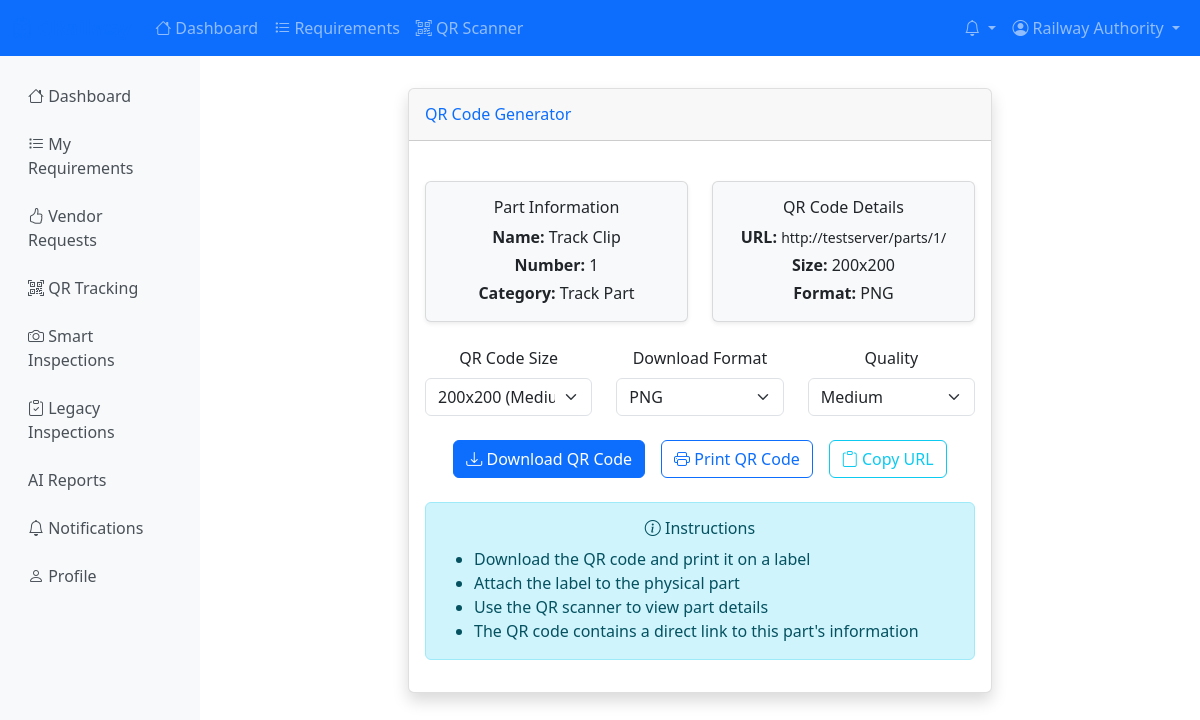
/parts/1/qr/ (signed in), run on the app's committed database.
### accounts/models.py (models this page shows, shortened)
class User(AbstractUser):
    USER_TYPE_CHOICES = [
        ('RAILWAY_AUTHORITY', 'Railway Authority'),
        ('VENDOR', 'Vendor'),
        ('RAILWAY_WORKER', 'Railway Worker'),
        ('SOFTWARE_STAFF', 'Software Staff/Moderator'),
    ]
    user_type = models.CharField(
        max_length=20,
        choices=USER_TYPE_CHOICES,
        default='VENDOR',
        help_text="Type of user in the system"
    )
    employee_id = models.CharField(
        max_length=20,
        unique=True,
        null=True,
        blank=True,
        validators=[RegexValidator(
            regex=r'^[A-Z0-9]+$',
            message='Employee ID must contain only uppercase letters and numbers'
        )],
        help_text="Unique employee identification number"
    )
    phone_number = models.CharField(
        max_length=15,
        validators=[RegexValidator(
            regex=r'^\+?1?\d{9,15}$',
            message='Phone number must be entered in the format: "+999999999". Up to 15 digits allowed.'
        )],
        help_text="Contact phone number"
    )
    department = models.CharField(
        max_length=100,
        blank=True,
        help_text="Department or division within the organization"
    )
    designation = models.CharField(
        max_length=100,
        blank=True,
        help_text="Job title or designation"
    )
    is_verified = models.BooleanField(
        default=False,
        help_text="Whether the user account has been verified"
    )
    created_at = models.DateTimeField(auto_now_add=True)
    updated_at = models.DateTimeField(auto_now=True)
    class Meta:
        db_table = 'users'
        verbose_name = 'User'
        verbose_name_plural = 'Users'
    def get_full_name(self):
        full_name = f"{self.first_name} {self.last_name}"
        return full_name.strip() or self.username
    def is_railway_authority(self):
        return self.user_type == 'RAILWAY_AUTHORITY'
    def is_vendor(self):
        return self.user_type == 'VENDOR'

### parts/models.py (models this page shows, shortened)
class Part(models.Model):
    STATUS_CHOICES = [
        ('ACTIVE', 'Active'),
        ('INACTIVE', 'Inactive'),
        ('DISCONTINUED', 'Discontinued'),
        ('UNDER_REVIEW', 'Under Review'),
    ]
    part_number = models.CharField(max_length=50, unique=True)
    name = models.CharField(max_length=200)
    description = models.TextField()
    category = models.ForeignKey(
        PartCategory,
        on_delete=models.PROTECT,
        related_name='parts'
    )
    manufacturer = models.CharField(max_length=200)
    model_number = models.CharField(max_length=100, blank=True)
    serial_number = models.CharField(max_length=100, blank=True)
    material = models.CharField(max_length=100, blank=True)
    weight = models.DecimalField(
        max_digits=10,
        decimal_places=3,
        null=True,
        blank=True,
        help_text="Weight in kilograms"
    )
    dimensions = models.CharField(max_length=200, blank=True)
    status = models.CharField(
        max_length=20,
        choices=STATUS_CHOICES,
        default='ACTIVE'
    )
    installation_date = models.DateField(null=True, blank=True)
    expected_lifespan = models.IntegerField(
        null=True,
        blank=True,
        help_text="Expected lifespan in months"
    )
    last_inspection_date = models.DateField(null=True, blank=True)
    next_inspection_date = models.DateField(null=True, blank=True)
    current_location = models.CharField(max_length=200, blank=True)
    railway_zone = models.CharField(max_length=100, blank=True)
    railway_division = models.CharField(max_length=100, blank=True)
    track_section = models.CharField(max_length=100, blank=True)
    kilometer_marker = models.CharField(max_length=50, blank=True)
    qr_code = models.ImageField(
        upload_to='qr_codes/',
        null=True,
        blank=True
    )
    qr_code_data = models.CharField(max_length=500, unique=True)
    unit_cost = models.DecimalField(
        max_digits=12,
        decimal_places=2,
        null=True,
        blank=True
    )
    currency = models.CharField(max_length=3, default='INR')
    created_by = models.ForeignKey(
        User,
        on_delete=models.PROTECT,
        related_name='created_parts'
    )
    created_at = models.DateTimeField(auto_now_add=True)
    updated_at = models.DateTimeField(auto_now=True)
    updated_by = models.ForeignKey(
        User,
        on_delete=models.PROTECT,
        related_name='updated_parts',
        null=True,
        blank=True
    )
    class Meta:
        db_table = 'parts'
        verbose_name = 'Part'
        verbose_name_plural = 'Parts'
        ordering = ['-created_at']
        indexes = [
            models.Index(fields=['part_number']),
            models.Index(fields=['qr_code_data']),
            models.Index(fields=['status']),
            models.Index(fields=['category']),
        ]

class PartCategory(models.Model):
    name = models.CharField(max_length=100, unique=True)
    description = models.TextField(blank=True)
    parent_category = models.ForeignKey(
        'self',
        on_delete=models.CASCADE,
        null=True,
        blank=True,
        related_name='subcategories'
    )
    is_active = models.BooleanField(default=True)
    created_at = models.DateTimeField(auto_now_add=True)
    updated_at = models.DateTimeField(auto_now=True)
    class Meta:
        db_table = 'part_categories'
        verbose_name = 'Part Category'
        verbose_name_plural = 'Part Categories'
        ordering = ['name']

### parts/views.py (the view)
# urls.py: path('<int:part_id>/qr/', views.part_qr_view, name='part_qr'),
@login_required
def part_qr_view(request, part_id):
    part = get_object_or_404(Part, id=part_id)
    if not part.qr_code:
        part.generate_qr_code()
    context = {
        'part': part,
    }
    return render(request, 'parts/part_qr.html', context)

### templates/parts/part_qr.html (shortened to what this page needs)
{% extends 'base.html' %}
{% load static %}
{% block content %}
<div class="row justify-content-center">
    <div class="col-md-8">
        <div class="card shadow">
            <div class="card-header py-3">
                <h6 class="m-0 font-weight-bold text-primary">QR Code Generator</h6>
            </div>
            <div class="card-body text-center">
                <div class="row mb-4">
                    <div class="col-md-6">
                        <div class="card bg-light">
                            <div class="card-body">
                                <h6 class="card-title">Part Information</h6>
                                <p class="mb-1"><strong>Name:</strong> {{ part.name }}</p>
                                <p class="mb-1"><strong>Number:</strong> {{ part.part_number }}</p>
                                <p class="mb-0"><strong>Category:</strong> {{ part.category.name }}</p>
                            </div>
                        </div>
                    </div>
                    <div class="col-md-6">
                        <div class="card bg-light">
                            <div class="card-body">
                                <h6 class="card-title">QR Code Details</h6>
                                <p class="mb-1"><strong>URL:</strong> <small id="qr-url"></small></p>
                                <p class="mb-1"><strong>Size:</strong> <span id="qr-size">200x200</span></p>
                                <p class="mb-0"><strong>Format:</strong> PNG</p>
                            </div>
                        </div>
                    </div>
                </div>
                <div class="row mb-4">
                    <div class="col-md-4">
                        <label for="qr-size-select" class="form-label">QR Code Size</label>
                        <select class="form-select" id="qr-size-select">
                            <option value="200" selected>200x200 (Medium)</option>
                        </select>
                    </div>
                    <div class="col-md-4">
                        <label for="qr-format" class="form-label">Download Format</label>
                        <select class="form-select" id="qr-format">
                            <option value="png">PNG</option>
                        </select>
                    </div>
                    <div class="col-md-4">
                        <label for="qr-quality" class="form-label">Quality</label>
                        <select class="form-select" id="qr-quality">
                            <option value="M" selected>Medium</option>
                        </select>
                    </div>
                </div>
                <div class="d-flex justify-content-center gap-3">
                    <button type="button" class="btn btn-primary" id="download-qr">
                        <i class="bi bi-download"></i> Download QR Code
                    </button>
                    <button type="button" class="btn btn-outline-primary" id="print-qr">
                        <i class="bi bi-printer"></i> Print QR Code
                    </button>
                    <button type="button" class="btn btn-outline-info" id="copy-url">
                        <i class="bi bi-clipboard"></i> Copy URL
                    </button>
                </div>
                <div class="mt-4">
                    <div class="alert alert-info">
                        <h6><i class="bi bi-info-circle"></i> Instructions</h6>
                        <ul class="mb-0 text-start">
                            <li>Download the QR code and print it on a label</li>
                            <li>Attach the label to the physical part</li>
                            <li>Use the QR scanner to view part details</li>
                            <li>The QR code contains a direct link to this part's information</li>
                        </ul>
                    </div>
                </div>
            </div>
        </div>
    </div>
</div>
{% endblock %}

### templates/base.html (shortened to what this page needs)
<!DOCTYPE html>
<html lang="en">
<head>
    <link href="https://cdn.jsdelivr.net/npm/bootstrap@5.3.0/dist/css/bootstrap.min.css" rel="stylesheet">
    <link href="https://cdn.jsdelivr.net/npm/bootstrap-icons@1.10.0/font/bootstrap-icons.css" rel="stylesheet">
</head>
<body>
    <nav class="navbar navbar-expand-lg navbar-dark bg-primary">
        <div class="container-fluid">
            <a class="navbar-brand" href="{% url 'dashboard:dashboard' %}">
                <i class="bi bi-train-front"></i> QRailway
            </a>
            <div class="collapse navbar-collapse" id="navbarNav">
                <ul class="navbar-nav me-auto">
                    {% if user.is_authenticated %}
                        <li class="nav-item">
                            <a class="nav-link" href="{% url 'dashboard:dashboard' %}">
                                <i class="bi bi-house"></i> Dashboard
                            </a>
                        </li>
                        <li class="nav-item">
                            <a class="nav-link" href="{% url 'railway:requirement_list' %}">
                                <i class="bi bi-list-task"></i> Requirements
                            </a>
                        </li>
                        <li class="nav-item">
                            <a class="nav-link" href="{% url 'inspections:qr_code_scanner_streamlined' %}">
                                <i class="bi bi-qr-code-scan"></i> QR Scanner
                            </a>
                        </li>
                    {% endif %}
                </ul>
                <ul class="navbar-nav">
                    {% if user.is_authenticated %}
                        <li class="nav-item dropdown">
                            <a class="nav-link dropdown-toggle position-relative" href="#" id="notificationsDropdown" role="button" data-bs-toggle="dropdown">
                                <i class="bi bi-bell"></i>
                            </a>
                        </li>
                        <li class="nav-item dropdown">
                            <a class="nav-link dropdown-toggle" href="#" id="userDropdown" role="button" data-bs-toggle="dropdown">
                                <i class="bi bi-person-circle"></i> {{ user.get_full_name|default:user.username }}
                            </a>
                        </li>
                    {% endif %}
                </ul>
            </div>
        </div>
    </nav>
    <div class="container-fluid">
        <div class="row">
            {% if user.is_authenticated %}
            <nav class="col-md-3 col-lg-2 d-md-block sidebar collapse">
                <div class="position-sticky pt-3">
                    <ul class="nav flex-column">
                        <li class="nav-item">
                            <a class="nav-link {% if request.resolver_match.url_name == 'dashboard' %}active{% endif %}" href="{% url 'dashboard:dashboard' %}">
                                <i class="bi bi-house"></i> Dashboard
                            </a>
                        </li>
                        {% if user.is_railway_authority %}
                        <li class="nav-item">
                            <a class="nav-link {% if 'requirement' in request.resolver_match.url_name %}active{% endif %}" href="{% url 'railway:requirement_list' %}">
                                <i class="bi bi-list-task"></i> My Requirements
                            </a>
                        </li>
                        <li class="nav-item">
                            <a class="nav-link {% if 'vendor_request' in request.resolver_match.url_name %}active{% endif %}" href="{% url 'railway:vendor_request_list' %}">
                                <i class="bi bi-hand-thumbs-up"></i> Vendor Requests
                            </a>
                        </li>
                        {% elif user.is_railway_worker %}
                        <li class="nav-item">
                            <a class="nav-link {% if 'requirement' in request.resolver_match.url_name %}active{% endif %}" href="{% url 'railway:requirement_list' %}">
                                <i class="bi bi-list-task"></i> Requirements
                            </a>
                        </li>
                        {% endif %}
                        <li class="nav-item">
                            <a class="nav-link {% if 'qr_tracking' in request.resolver_match.url_name %}active{% endif %}" href="{% url 'railway:qr_tracking' %}">
                                <i class="bi bi-qr-code-scan"></i> QR Tracking
                            </a>
                        </li>
                        <li class="nav-item">
                            <a class="nav-link {% if 'streamlined' in request.resolver_match.url_name %}active{% endif %}" href="{% url 'inspections:streamlined_home' %}">
                                <i class="bi bi-camera"></i> Smart Inspections
                            </a>
                        </li>
                        <li class="nav-item">
                            <a class="nav-link {% if 'inspection' in request.resolver_match.url_name and 'streamlined' not in request.resolver_match.url_name %}active{% endif %}" href="{% url 'inspections:dashboard' %}">
                                <i class="bi bi-clipboard-check"></i> Legacy Inspections
                            </a>
                        </li>
                        <li class="nav-item">
                            <a class="nav-link {% if 'ai-report' in request.resolver_match.url_name %}active{% endif %}" href="{% url 'inspections:ai_report_dashboard' %}">
                                 AI Reports
                            </a>
                        </li>
                        <li class="nav-item">
                            <a class="nav-link {% if 'notification' in request.resolver_match.url_name %}active{% endif %}" href="{% url 'notifications:notification_list' %}">
                                <i class="bi bi-bell"></i> Notifications
                            </a>
                        </li>
                        <li class="nav-item">
                            <a class="nav-link" href="{% url 'accounts:profile' %}">
                                <i class="bi bi-person"></i> Profile
                            </a>
                        </li>
                    </ul>
                </div>
            </nav>
            {% endif %}
            <main class="{% if user.is_authenticated %}col-md-9 ms-sm-auto col-lg-10{% else %}col-12{% endif %} px-md-4">
                <div class="main-content">
                    {% block content %}{% endblock %}
                </div>
            </main>
        </div>
    </div>
</body>
</html>

### data on the page
User: get_full_name "Railway Authority"
Part: name "Track Clip", part_number "1", category.name "Track Part"
